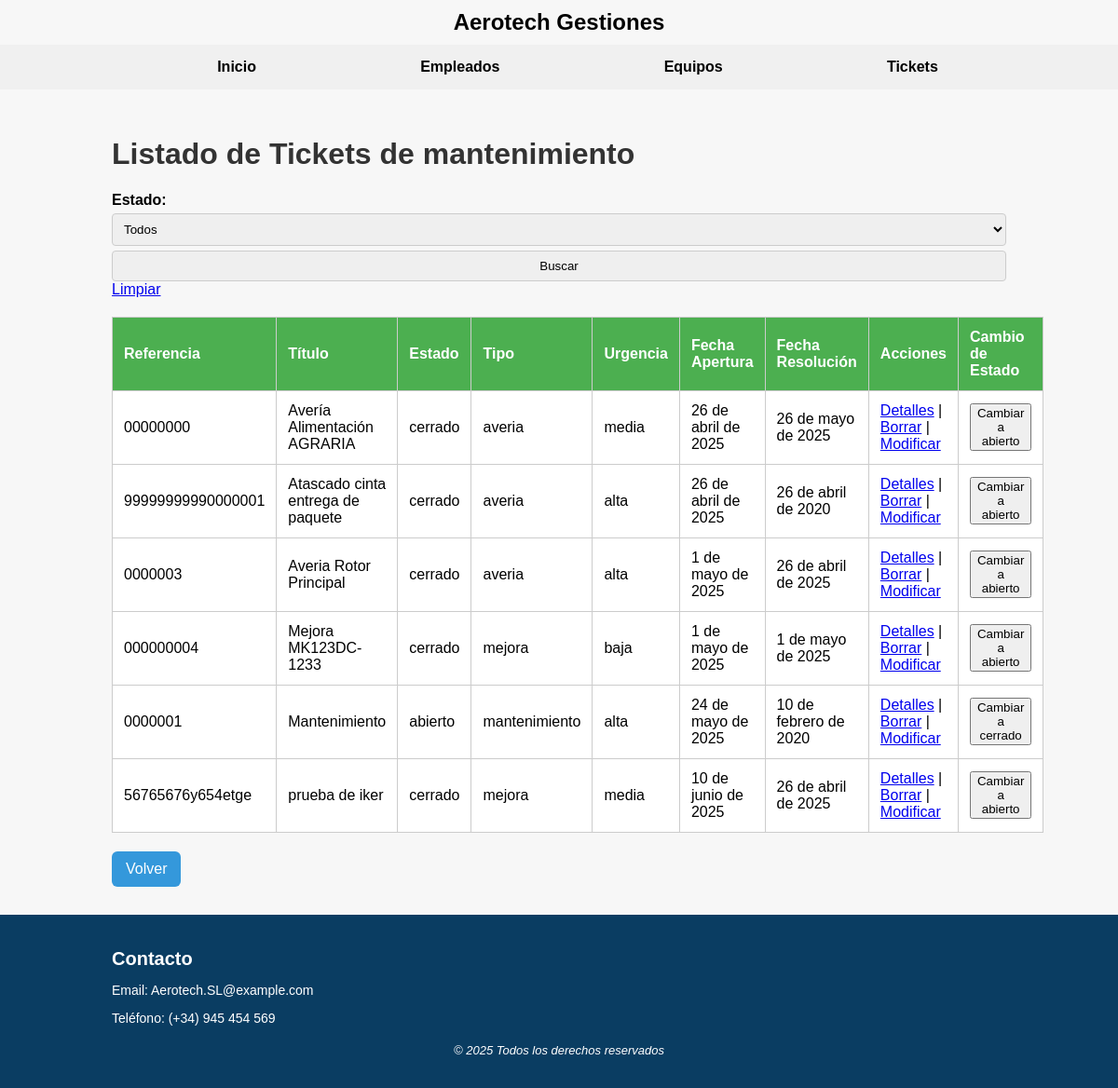
The app's page /Aerotech/tickets/ with its own data.
### Aerotech/models.py (models this page shows, shortened)
class Ticket(models.Model):
    URGENCIA = [
        ('alta', 'Alta'),
        ('media', 'Media'),
        ('baja', 'Baja')
        ]
    TIPO = [
        ('averia', 'Avería'),
        ('mejora', 'Mejora'),
        ('mantenimiento', 'Mantenimiento')
    ]
    ESTADO = [
        ('abierto', 'Abierto'),
        ('cerrado', 'Cerrado')
    ]
    referencia = models.CharField(max_length=100, unique=True)
    titulo = models.CharField(max_length=200)
    descripcion = models.TextField()
    fecha_apertura = models.DateField(auto_now_add=True)
    fecha_resolucion = models.DateField(null=True, blank=True)
    urgencia = models.CharField(max_length=10, choices=URGENCIA)
    tipo = models.CharField(max_length=15, choices=TIPO)
    estado = models.CharField(max_length=10, choices=ESTADO)
    empleado = models.ForeignKey(Empleado, on_delete=models.SET_NULL, null=True)
    equipos = models.ManyToManyField(Equipo)

### Aerotech/views.py (the view)
# urls.py: path('tickets/', views.ListaTickets.as_view(), name='lista-tickets'),
class ListaTickets(ListView):
    model = Ticket
    template_name = 'lista_tickets.html'
    context_object_name = 'tickets'
    def get_queryset(self):
        queryset = super().get_queryset()
        estado = self.request.GET.get('estado')
        if estado:
            queryset = queryset.filter(estado=estado)
        return queryset
    def get_context_data(self, **kwargs):
        context = super().get_context_data(**kwargs)
        context['estados'] = Ticket.objects.values_list('estado', flat=True).distinct()
        return context

### Aerotech/templates/lista_tickets.html (shortened to what this page needs)
{% extends 'base.html' %}
{% load static %}
{% block content %}
<h1>Listado de Tickets de mantenimiento</h1>
<form method="get" class="mb-3">
  <label>Estado:</label>
  <select name="estado">
    <option value="">Todos</option>
  </select>
  <button type="submit">Buscar</button>
  <a href="{% url 'lista-tickets' %}">Limpiar</a>
</form>
<div class="lista_informacion">
<table>
  <thead>
    <tr>
      <th>Referencia</th>
      <th>Título</th>
      <th>Estado</th>
      <th>Tipo</th>
      <th>Urgencia</th>
      <th>Fecha Apertura</th>
      <th>Fecha Resolución</th>
      <th>Acciones</th>
      <th>Cambio de Estado</th>
    </tr>
  </thead>
  <tbody>
    {% for ticket in tickets %}
    <tr id="ticket-{{ ticket.id }}">
      <td>{{ ticket.referencia }}</td>
      <td>{{ ticket.titulo }}</td>
      <td class="estado">{{ ticket.estado }}</td>
      <td>{{ ticket.tipo }}</td>
      <td>{{ ticket.urgencia }}</td>
      <td>{{ ticket.fecha_apertura }}</td>
      <td>{{ ticket.fecha_resolucion }}</td>
      <td> <a href="{% url 'detalle-ticket' ticket.id %}">Detalles</a> |
        <a href="{% url 'eliminar-ticket' ticket.id %}">Borrar</a> |
        <a href="{% url 'modificar-ticket' ticket.id %}">Modificar</a>
      </td>
      <td>
        <button type="button" onclick="cambiarEstado({{ ticket.id }})">
          {% if ticket.estado == 'abierto' %}
          Cambiar a cerrado
          {% else %}
          Cambiar a abierto
          {% endif %}
        </button>
      </td>
    </tr>
    {% empty %}
    <tr>
      <td colspan="7">No se encontraron tickets con ese estado.</td>
    </tr>
    {% endfor %}
  </tbody>
</table>
</div>
<a class="btn" href="{% url 'home' %}">Volver</a>
{% endblock %}

### static/css/estilos.css (style rules this page uses)
h1 { color: #333; }
table { width: 80%; margin-top: 20px; border-collapse: collapse; background-color: white; }
th, td { border: 1px solid #ccc; padding: 12px; text-align: left; }
th { background-color: #4CAF50; color: white; }
.btn { display: inline-block; margin-top: 20px; padding: 10px 15px; background-color: #3498db; color: white; text-decoration: none; border-radius: 6px; transition: background-color 0.3s ease; }
form label { display: block; margin-top: 15px; font-weight: bold; }
form textarea, form input, form select, form button { width: 100%; padding: 8px; margin-top: 5px; box-sizing: border-box; border: 1px solid #ccc; border-radius: 4px; }
html, body { height: 100%; padding: 0; display: flex; flex-direction: column; font-family: Arial, sans-serif; margin: 0px; background-color: #f7f7f7; }

### records on screen
Ticket: referencia "00000000", titulo "Avería Alimentación AGRARIA", estado "cerrado", tipo "averia", urgencia "media", fecha_apertura "26 de abril de 2025", fecha_resolucion "26 de mayo de 2025", shows "Cambiar a abierto"
Ticket: referencia "99999999990000001", titulo "Atascado cinta entrega de paquete", estado "cerrado", tipo "averia", urgencia "alta", fecha_apertura "26 de abril de 2025", fecha_resolucion "26 de abril de 2020", shows "Cambiar a abierto"
Ticket: referencia "0000003", titulo "Averia Rotor Principal", estado "cerrado", tipo "averia", urgencia "alta", fecha_apertura "1 de mayo de 2025", fecha_resolucion "26 de abril de 2025", shows "Cambiar a abierto"
Ticket: referencia "000000004", titulo "Mejora MK123DC-1233", estado "cerrado", tipo "mejora", urgencia "baja", fecha_apertura "1 de mayo de 2025", fecha_resolucion "1 de mayo de 2025", shows "Cambiar a abierto"
Ticket: referencia "0000001", titulo "Mantenimiento", estado "abierto", tipo "mantenimiento", urgencia "alta", fecha_apertura "24 de mayo de 2025", fecha_resolucion "10 de febrero de 2020", shows "Cambiar a cerrado"
Ticket: referencia "56765676y654etge", titulo "prueba de iker", estado "cerrado", tipo "mejora", urgencia "media", fecha_apertura "10 de junio de 2025", fecha_resolucion "26 de abril de 2025", shows "Cambiar a abierto"
